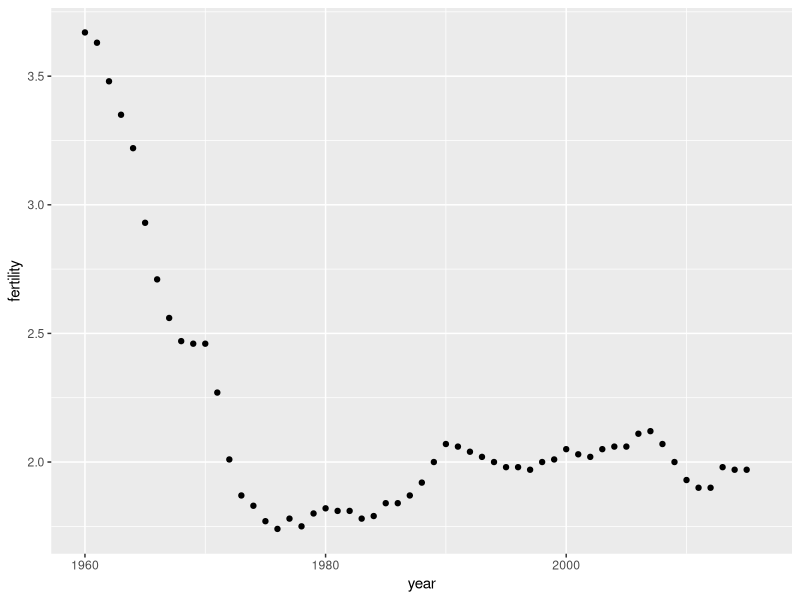
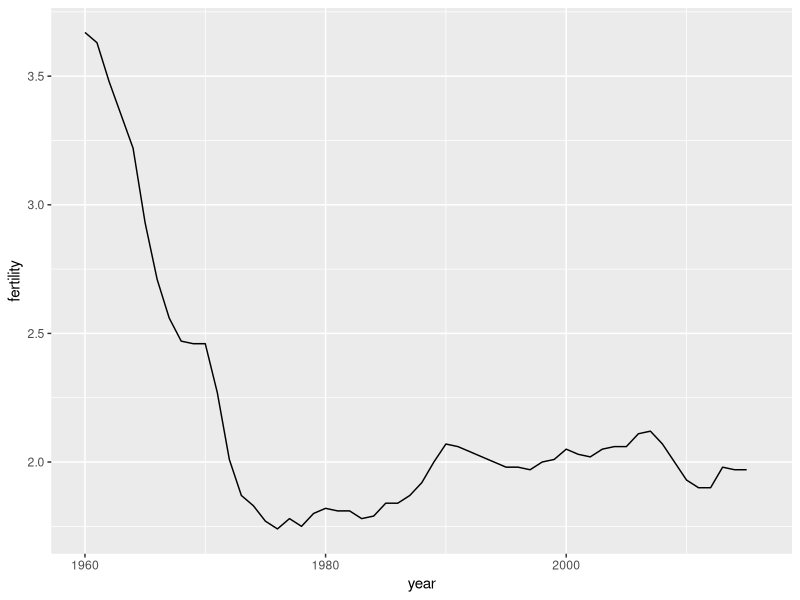
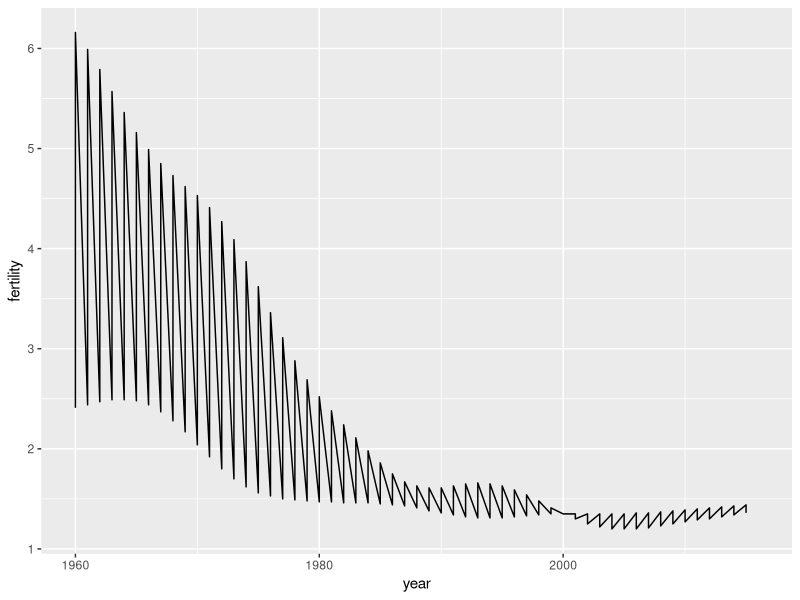
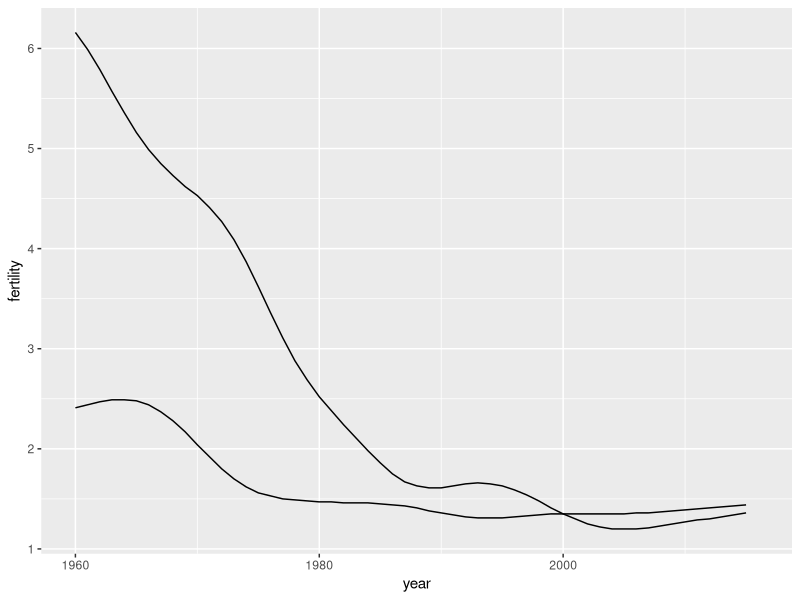
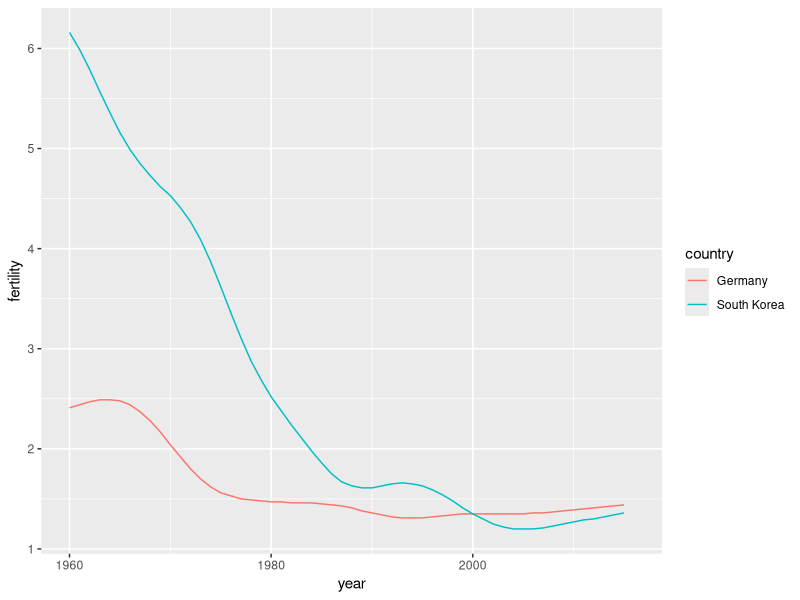
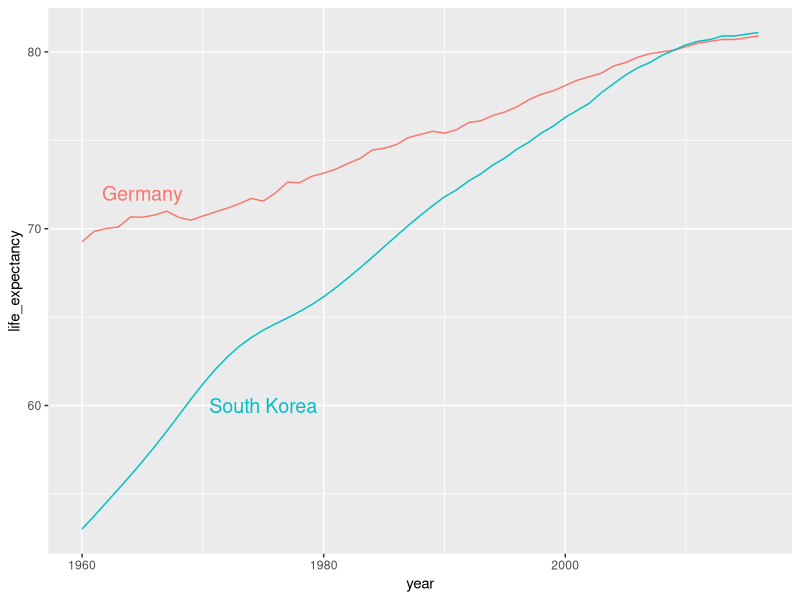

These figures' R source, in order:
library(tidyverse)
library(dslabs)

data("gapminder")

#time series plots
gapminder %>% 
  filter(country=='United States') %>%
  ggplot(aes(year,fertility)) +
  geom_point()

gapminder %>% 
  filter(country=='United States') %>%
  ggplot(aes(year,fertility)) +
  geom_line()

#for two countries
countries <- c('South Korea','Germany')
gapminder %>% 
  filter(country %in% countries) %>%
  ggplot(aes(year,fertility)) +
  geom_line()
#this does not specify we need two separate lines
#to do this we do
gapminder %>% 
  filter(country %in% countries) %>%
  ggplot(aes(year,fertility,group = country)) +
  geom_line()
#here we cant differentiate b/w the countries
#so we add color and by default we get two separate lines
gapminder %>% 
  filter(country %in% countries) %>%
  ggplot(aes(year,fertility,col = country)) +
  geom_line()
#legend is automatically added as well

#if we want to label then:
labels <- data.frame(country=countries,x=c(1975,1965),y=c(60,72))
gapminder %>% 
  filter(country %in% countries) %>%
  ggplot(aes(year,life_expectancy,col = country)) +
  geom_line() +
  geom_text(data=labels,aes(x,y,label=country),size=5) + 
  theme(legend.position = 'none')
